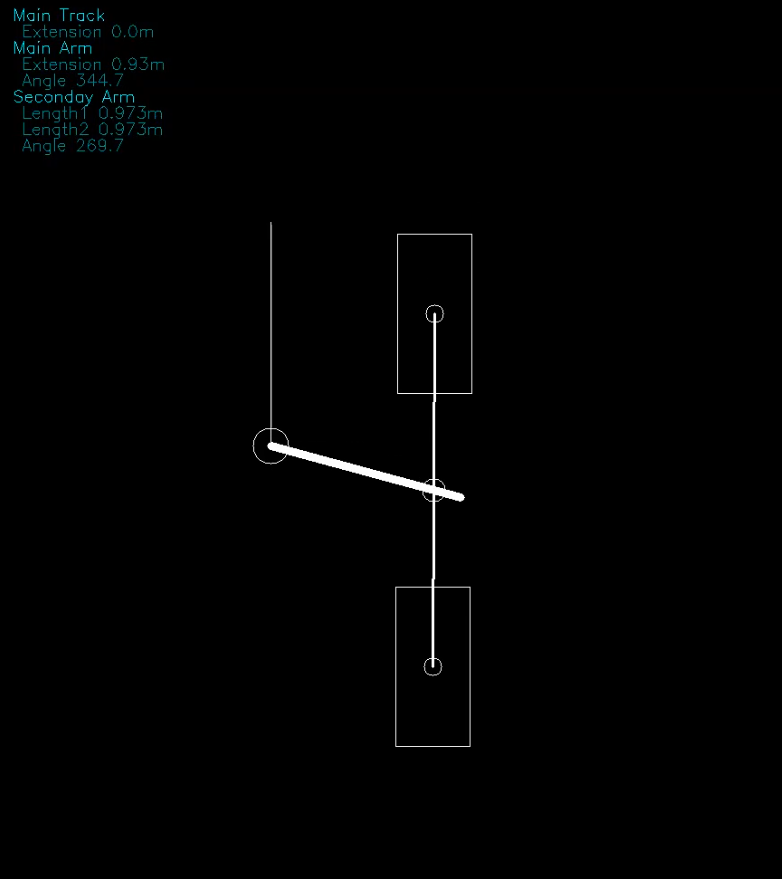
#> input picture images/model.PNG, 782 x 879 px, given in place of left middle.jpg, which was not available
$ python bbox.py
#> lines starting #> are read from the running program, lines starting #| are printed output that depends on the picture; after the words box and inside, x2 and y2 are one past the last pixel; in counts of white or black regions, pixels touching at a corner belong together; pictures that were not available may be replaced by others from this repository, and a replacement may not be noted
### VisionIdentification/image_sizing.py
import numpy as np
import cv2

DATA_PATH = r"C:\Users\User\Documents\Hylife 2020\Loin Feeder\Data\Raw Data\*.jpg"

# [20 lines left out: function main, not called in this run]

def crop(img):
    '''Crops image to be largest square possible'''
    iH, iW, _ = img.shape
    crop_size = min(iH, iW)
    ret = img[(iH - crop_size)//2:(iH - crop_size)//2 + crop_size,(iW - crop_size)//2:(iW - crop_size)//2+crop_size]
    return ret

def scale(img):
    iH, iW, iD = img.shape

    final_window_width = 500

    dest_width = final_window_width
    dest_height = round((final_window_width / iW) * iH)

    res = cv2.resize(img, dsize=(dest_width, dest_height), interpolation=cv2.INTER_CUBIC)
    return res

# [2 lines that do not run on import are left out]

### VisionIdentification/bbox.py
'''Altered from bbox example on opencv documentation site
https://docs.opencv.org/3.4/da/d0c/tutorial_bounding_rects_circles.html
'''

import numpy as np
import cv2
import argparse
import random as r
import image_sizing as imgsz

r.seed(12345)

DATA_PATH = r"C:\Users\User\Documents\Hylife 2020\Loin Feeder\left middle.jpg"
THRESHOLD = 130

def show(img):
    cv2.imshow("",img)
    cv2.waitKey(0)

def thresh_callback(val, temp):
    threshold = val #Threshold value for contours
    canny_output = cv2.Canny(temp, threshold, threshold * 2)

    contours, _ = cv2.findContours(canny_output, cv2.RETR_TREE, cv2.CHAIN_APPROX_SIMPLE)

    contours_poly = [None]*len(contours)
    boundRect = [None]*len(contours)
    for i, c in enumerate(contours):
        contours_poly[i] = cv2.approxPolyDP(c, 3, True)
        boundRect[i] = cv2.boundingRect(contours_poly[i])

    return boundRect, contours_poly, canny_output, contours

def draw_results(img, canny_output, contours_poly, contours, boundRect):
    drawing = np.zeros((canny_output.shape[0], canny_output.shape[1], 3), dtype=np.uint8)

    for i in range(len(boundRect)):
        color = (r.randint(0,256), r.randint(0,256), r.randint(0,256))
        # cv2.drawContours(drawing, contours_poly, i, color)
        cv2.rectangle(drawing, (int(boundRect[i][0]), int(boundRect[i][1])),
          (int(boundRect[i][0]+boundRect[i][2]), int(boundRect[i][1]+boundRect[i][3])), color, 2)

    cv2.imshow('Original Image', img)
    cv2.imshow('Bbox', drawing)
    cv2.waitKey(0)

def preprocess(img):
    ret = imgsz.crop(img)
    ret = imgsz.scale(ret)

    # Convert image to gray and blur it -- removes noise
    ret[:,:,2] = np.zeros([ret.shape[0], ret.shape[1]])
    ret = cv2.cvtColor(ret, cv2.COLOR_BGR2GRAY)
    # ret = cv2.blur(ret, (3,3))
    return ret

def filter_outliers(boundRect, m=1):
    centersX = [int(boundRect[i][0]+boundRect[i][2]/2) for i in range(0, len(boundRect))]
    centersY = [int(boundRect[i][1]+boundRect[i][3]/2) for i in range(0, len(boundRect))]

    avgX, stdX = np.average(centersX), np.std(centersX)
    avgY, stdY = np.average(centersY), np.std(centersY)

    filt = []

    for i in range(0, len(boundRect)):
        if (abs(centersX[i] - avgX) < stdX * m):
            filt+=[True]
        else:
            filt+=[False]

    ret = [boundRect[i] for i in range(0, len(boundRect)) if filt[i]==True]
    return ret

def find_large_bbox(boundRects):
    minX = 100000
    maxX = 0
    minY = 100000
    maxY = 0

    for i in range(0, len(boundRects)):
        if boundRects[i][0] < minX:
            minX = boundRects[i][0]
        if boundRects[i][1] < minY:
            minY = boundRects[i][1]
        if boundRects[i][0]+boundRects[i][2] > maxX:
            maxX = boundRects[i][0]+boundRects[i][2]
        if boundRects[i][1]+boundRects[i][3] > maxY:
            maxY = boundRects[i][1]+boundRects[i][3]

    return [(minX, minY, maxX - minX, maxY - minY)]

def get_bbox(img, threshold=THRESHOLD, draw=False):
    temp = preprocess(img)
    boundRect, contours_poly, canny_output, contours = thresh_callback(threshold, temp)
    boundRect = filter_outliers(boundRect)
    boundRect = find_large_bbox(boundRect)

    if draw:
        draw_results(temp, canny_output, contours_poly, contours, boundRect)
    return boundRect

def main(input_path=DATA_PATH):
    og = cv2.imread(input_path)
#> og is the input picture: shape (879, 782, 3); mean B, G, R 2, 1.9, 1.6

    get_bbox(og, draw=True)
#> in crop, `ret = img[(iH - crop_size)//2:(iH - crop_size)//2 + crop_size,(iW - cr..`:
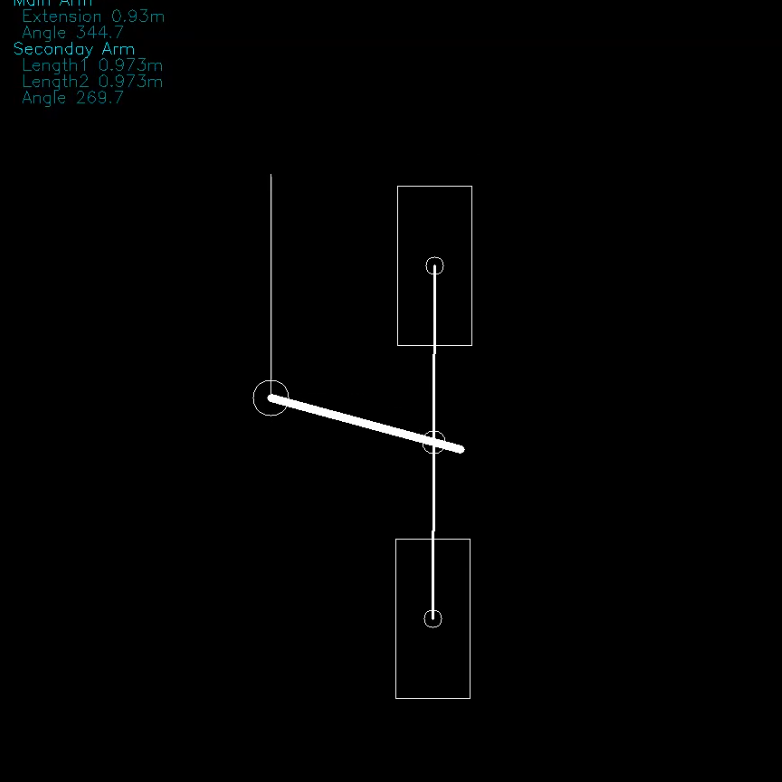
#> ret: shape (782, 782, 3); mean B, G, R 2, 2, 1.7
#> in preprocess, `ret[:,:,2] = np.zeros([ret.shape[0], ret.shape[1]])`:
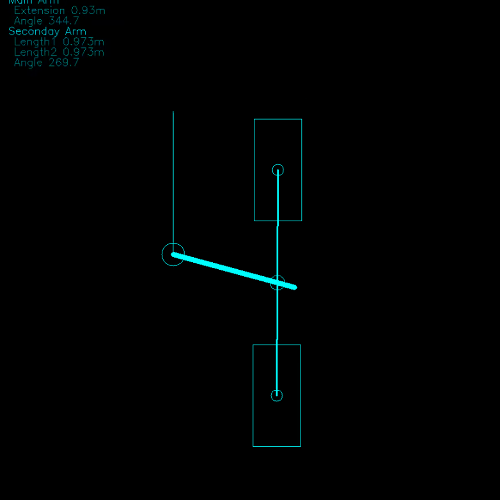
#> ret: shape (500, 500, 3); mean B, G, R 2.1, 2, 0
#> in thresh_callback, `canny_output = cv2.Canny(temp, threshold, threshold * 2)`:
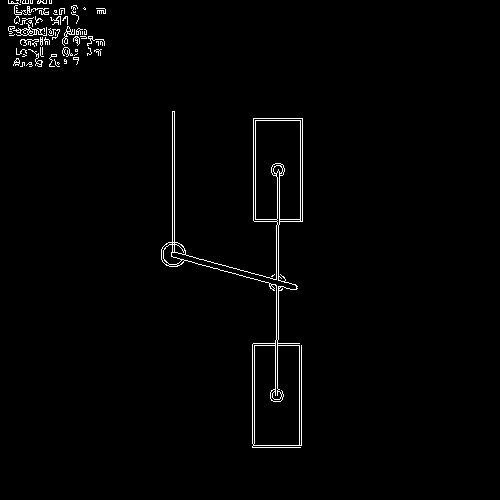
#> canny_output: shape (500, 500); 1.5% white in thin lines or dots, all inside (x1, y1, x2, y2) = (8, 0, 303, 448)
#> in thresh_callback, `contours, _ = cv2.findContours(canny_output, cv2.RETR_TREE, cv2.CHAIN_..`: contours = 134 contours, 107 with area under 20; largest, box (x1, y1, x2, y2) and area: (161, 111, 303, 448) 11408, (253, 345, 300, 446) 4287, (255, 120, 301, 220) 4226, (171, 224, 297, 341) 882, (253, 118, 303, 222) 542
#> in thresh_callback, `contours_poly = [None]*len(contours)`: contours_poly = 134 items
#> the loop in thresh_callback, `for i, c in enumerate(contours):` made 134 passes
#> c on passes 8, 17, 31, 36, 40, 50, 51, 57, 59: [[278, 287], [279, 286], [280, 287], [279, 288]], [[172, 243], [173, 242], [174, 243], [173, 244]], [[57, 63], [58, 62], [59, 63], [58, 64]], [[64, 60], [65, 59], [66, 60], [65, 61]], [[14, 61], [15, 60], [16, 61], [15, 62]], [[75, 49], [75, 51], [77, 51], [77, 49]], [[75, 50], [76, 49], [77, 50], [76, 51]], [[70, 54], [71, 53], [72, 54], [71, 55]], [[42, 47], [42, 54]]
#> after the loop in thresh_callback, `for i, c in enumerate(contours):`: boundRect = 134 items, first 6: (271, 274, 4, 3), (161, 111, 142, 337), (282, 393, 1, 5), (270, 389, 12, 13), (253, 345, 47, 101), (252, 343, 23, 102); contours_poly = 134 contours, 115 with area under 20; largest, box (x1, y1, x2, y2) and area: (161, 111, 303, 448) 11510, (253, 345, 300, 446) 4203, (255, 120, 301, 220) 4118, (171, 224, 297, 340) 656, (253, 118, 303, 222) 334
#> in filter_outliers, `centersX = [int(boundRect[i][0]+boundRect[i][2]/2) for i in range(0, l..`: centersX = 134 values, max 290 at index 19, min 11 at index 91, mean 91.75
#> in filter_outliers, `centersY = [int(boundRect[i][1]+boundRect[i][3]/2) for i in range(0, l..`: centersY = 134 values, max 395 at index 2, min 0 at index 130, mean 82.22
#> in filter_outliers, `avgX, stdX = np.average(centersX), np.std(centersX)`: avgX = 91.75; stdX = 84.97
#> in filter_outliers, `avgY, stdY = np.average(centersY), np.std(centersY)`: avgY = 82.22; stdY = 99.38
#> the loop in filter_outliers, `for i in range(0, len(boundRect)):` made 134 passes
#> after the loop in filter_outliers, `for i in range(0, len(boundRect)):`: filt = 134 items, first 6: False, False, False, False, False, False
#> in filter_outliers, `ret = [boundRect[i] for i in range(0, len(boundRect)) if filt[i]==True]`: ret = 111 items, first 6: (168, 265, 10, 1), (173, 244, 1, 9), (163, 244, 19, 21), (172, 243, 1, 1), (161, 242, 11, 24), (173, 111, 1, 132)
#> in get_bbox, `boundRect = filter_outliers(boundRect)`: boundRect has the same summary as ret in filter_outliers
#> the loop in find_large_bbox, `for i in range(0, len(boundRects)):` made 111 passes
#> (minX, minY, maxX, maxY) on pass 1: (168, 265, 178, 266)
#> (minX, minY) on passes 5, 7, 15, 53: (161, 242), (57, 62), (13, 58), (9, 34)
#> after the loop in find_large_bbox, `for i in range(0, len(boundRects)):`: maxX = 182; maxY = 266; minX = 8; minY = 0
#> in get_bbox, `boundRect = find_large_bbox(boundRect)`: boundRect = [(8, 0, 174, 266)]
#> the loop in draw_results, `for i in range(len(boundRect)):` made 1 pass
#> color on pass 1: (213, 5, 152)
#> after the loop in draw_results, `for i in range(len(boundRect)):`:
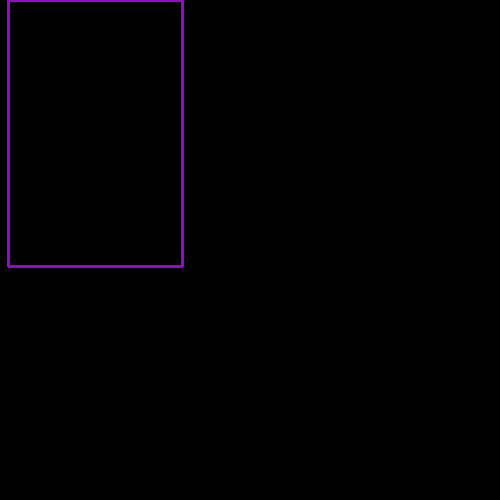
#> drawing: shape (500, 500, 3); mean of channels 0, 1, 2 2.1, 0, 1.5; drawn as B, G, R

if __name__=="__main__":
    main()
